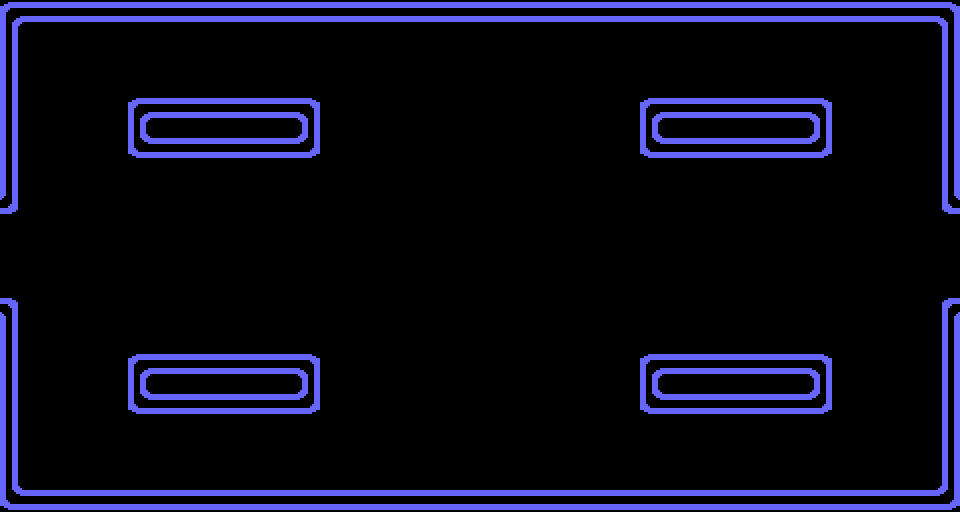

Tiled map render using the project's own tile images. Description and the map definition, with tile-layer contents summarised, below:
An orthogonal 30x16 tile map with 32x32 px tiles, 1 tile layer (walls), 1 image layer.

<map version="1.0" orientation="orthogonal" renderorder="right-down" width="30" height="16" tilewidth="32" tileheight="32" nextobjectid="1">
 <tileset firstgid="1" name="levelTiles" tilewidth="32" tileheight="32" tilecount="22" columns="11">
  <image source="../levelTiles.png" width="352" height="64" />
 </tileset>
 <imagelayer name="background">
  <image source="../levelBackground.png" width="960" height="512" />
 </imagelayer>
 <layer name="walls" width="30" height="16">
  <data>[480 cells, 132 non-empty, 13 distinct tile ids]</data>
 </layer>
</map>